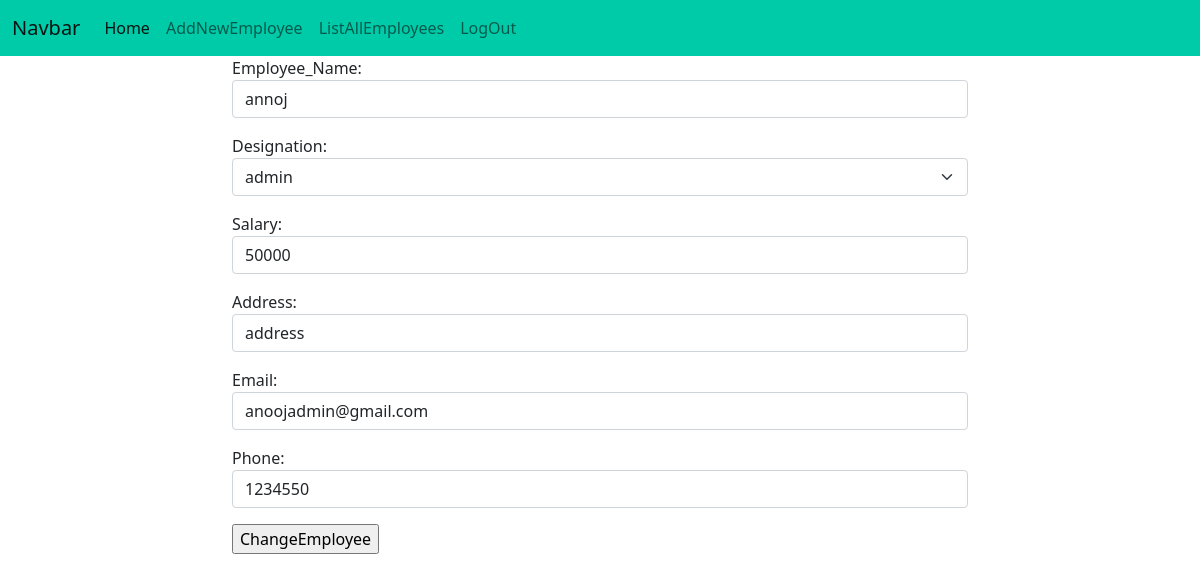
/employees/change/3, run on the app's committed database.
### employees/models.py (models this page shows, shortened)
class Employees(models.Model):
    emp_name=models.CharField(max_length=120)
    options=(("ceo","ceo"),
             ("admin","admin"),
             ("hr","hr"),
             ("telecaller","telecaller"),
             ("faculty","faculty"),
             ("seo","seo"))
    designation=models.CharField(max_length=120,choices=options,null=True,default="hr")
    salary=models.PositiveIntegerField()
    address=models.CharField(max_length=120)
    email=models.CharField(max_length=120,unique=True)
    phone=models.CharField(max_length=15,unique=True)
    is_active=models.BooleanField(default=True,null=True)

### employees/views.py (the view, shortened to what this page needs)
# urls.py: path("change/<int:id>",views.employee_update,name="changeemployee"),
def employee_update(request,id):
    employee=Employees.objects.get(id=id)
    form=forms.EmployeeForm(instance=employee)
    context={"form":form}
    return render(request,"change_emp.html",context)

### employees/forms.py (shortened to what this page needs)
class EmployeeForm(ModelForm):
    class Meta:
        model=Employees
        fields="__all__"
        exclude=("is_active",)
        widgets={
            "emp_name":forms.TextInput(attrs={"class":"form-control"}),
            "designation":forms.Select(attrs={"class":"form-select"}),
            "salary": forms.NumberInput(attrs={"class": "form-control"}),
            "address": forms.TextInput(attrs={"class": "form-control"}),
            "email": forms.EmailInput(attrs={"class": "form-control"}),
            "phone": forms.TextInput(attrs={"class": "form-control"}),
        }
        labels={
            "emp_name":"Employee_Name"
        }

### employees/templates/change_emp.html (shortened to what this page needs)
{%extends 'base.html'%}
{%block body_block%}
 <div class="row">
        <div class="col-2"></div>
        <div class="col-8">
            <form action="" method="post">
                {{form.as_p}}
                <input type="submit" value="ChangeEmployee">
            </form>
        </div>
        <div class="col-2"></div>
    </div>
{%endblock%}

### data on the page
Employees: emp_name "annoj", designation "admin", salary "50000", address "address", email "anoojadmin@gmail.com", phone "1234550"
